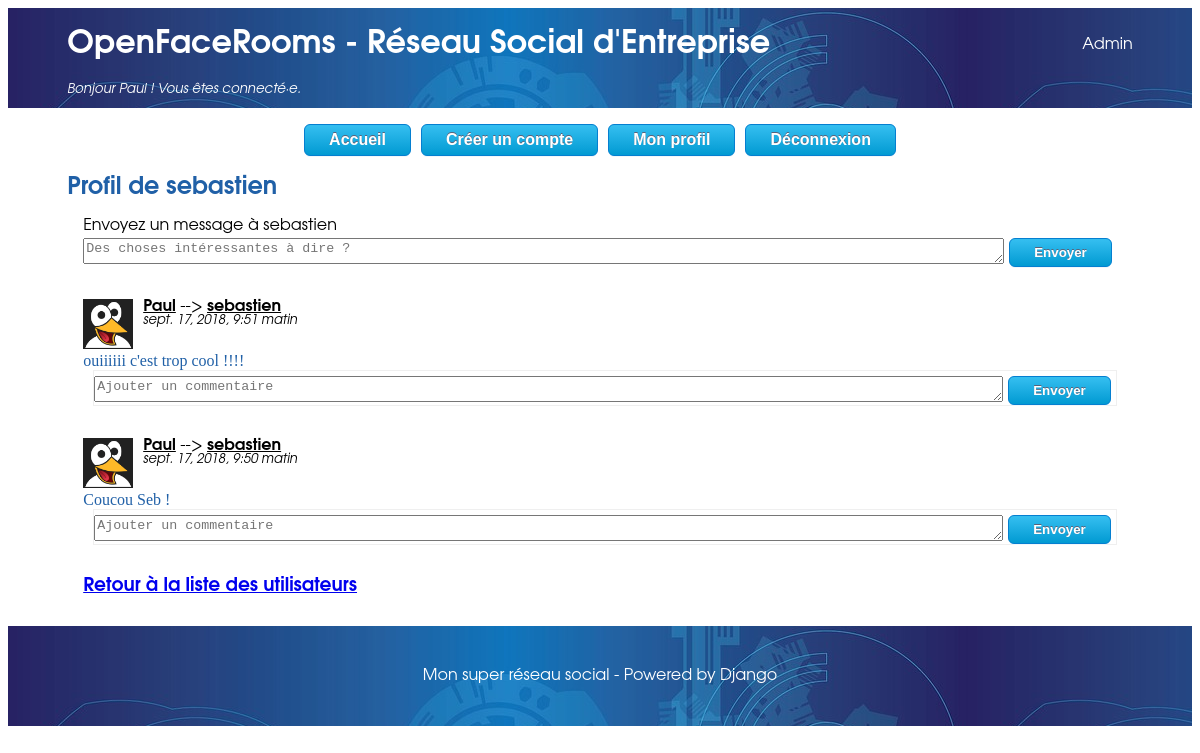
Screenshot of /utilisateur/1 (signed in) with the database file from the repository.
### social/models.py (models this page shows, shortened)
class Statut(models.Model):
    texte = models.TextField()
    date = models.DateTimeField(verbose_name="Date de parution",
                                auto_now_add=True, auto_now=False)
    auteur = models.ForeignKey(Profil,
        on_delete=models.CASCADE,
        related_name = "auteur")

class Profil(models.Model):
    user = models.OneToOneField(User, on_delete=models.CASCADE)
    avatar = models.ImageField(null=True, blank=True, upload_to="avatars/")
    statut = models.CharField(max_length=50, blank=True)

class Message(Statut):
    destinataire = models.ForeignKey(Profil,
        on_delete=models.CASCADE,
        related_name = "destinataire")

### social/views.py (the view)
# urls.py: re_path(r'^utilisateur/(?P<profile_id>\d+)$', views.profile, name="social_profile"),
def profile(request, profile_id):
    if request.method == "POST" and "nouveau_commentaire" in request.POST:
        comment_form = CommentForm(request.POST)
        if comment_form.is_valid():
            texte = comment_form.cleaned_data['texte']
            statut_id = comment_form.cleaned_data['statut_id']
            statut = Statut.objects.get(id=statut_id)
            try:
                auteur = Profil.objects.get(user=request.user)
            except(ObjectDoesNotExist, TypeError): #typeerror si anonymous user ==> voir meilleur moyen de le tester
                visiteur = User.objects.get_or_create(username="visiteur·euse")[0]
                auteur = Profil.objects.get_or_create(user=visiteur, statut="Non cadre")[0]
            commentaire = Commentaire(texte=texte, auteur=auteur, statut=statut)
            commentaire.save()
            comment_form = CommentForm()
    else:
        comment_form = CommentForm()
    if request.method == "POST" and "nouveau_statut" in request.POST:
        message_form = NewStatutForm(request.POST)
        if message_form.is_valid():
            texte = message_form.cleaned_data['texte']
            active_user = request.user
            auteur = Profil.objects.get(user=active_user)
            if auteur.id == int(profile_id): #on vérifie si il poste sur son propre mur ou celui d'un autre
                statut = Statut(texte=texte, auteur=auteur)
                statut.save()
            else:
                destinataire = Profil.objects.get(id=profile_id)
                message = Message(texte=texte, auteur=auteur, destinataire=destinataire)
                message.save()
            message_form = NewStatutForm()
    else:
        message_form = NewStatutForm()
    statuts = Statut.objects.filter(
            (Q(auteur_id = profile_id) & Q(message__destinataire_id = None) ) #Statut posté par l'utilisateur sur son propre mur
            | Q(message__destinataire_id = profile_id) #Statuts postés par d'autres utilisateurs son sur mur
        ).order_by('-date')
    username = Profil.objects.get(id=profile_id).user.username
    avatar = Profil.objects.get(id=profile_id).avatar
    return render(request, 'social/profile.html', locals())

### social/forms.py
class CommentForm(forms.Form):
    texte = forms.CharField(
        label='',
        max_length=1000,
        widget=forms.Textarea(attrs={'min-width':"100%", 'rows': "1", 'placeholder':'Ajouter un commentaire'}))
    statut_id = forms.CharField(widget=forms.HiddenInput())

class NewStatutForm(forms.Form):
    texte = forms.CharField(
        label='',
        max_length=1000,
        widget=forms.Textarea(attrs={'min-width':"100%", 'rows': "1", 'placeholder':'Des choses intéressantes à dire ? '}))

### social/templates/social/profile.html (shortened to what this page needs)
{% extends "base.html" %}
{% block content %}
    {% load static %}
    <h2>Profil de {{ username }} </h2>
    <section>
        {% if user.is_authenticated %}
            {% if user.username == username %}
                <p> Poster un nouveau statut : </p>
            {% else %}
                <p> Envoyez un message à {{ username }}  </p>
            {% endif %}
            <form action="" method="post" class="form-inline">
                {{ message_form }}
                <input type="submit" name = "nouveau_statut" value="Envoyer" class="myButton"/>
            </form>
        {% endif %}
    </section>
    {% if statuts %}
        <section>
        {% for statut in statuts %}
            <div class="statut">
                <div class="ligne_avatar">
                    <p class="avatar">
                        {% if not statut.auteur.avatar %}
                            <img src="{% static 'img/user_neutral.png' %}" alt="avatar utilisateur" width="50px">
                        {% else %}
                            <img src="{{ statut.auteur.avatar.url }}" alt="avatar utilisateur" width="50px">
                        {% endif %}
                    </p>
                    <div class="info_statut">
                        <p>
                            <span class="auteur">{{ statut.auteur.user.username }}</span>
                            {% if statut.message.destinataire  %}
                                --> <span class="auteur"> {{ statut.message.destinataire.user.username }}</span>
                            {% endif %}
                        </p>
                        <p class= "dateheure">
                            {{ statut.date }}
                        </p>
                    </div>
                </div>
                <p class="texte_statut"> {{statut.texte }}</p>
                <div class="zone_commentaires">
                    <form action="" method="post" class="form-inline">
                        {{ comment_form }}
                        <input type="submit" value="Envoyer" name="nouveau_commentaire" class="myButton"/>
                    </form>
                </div>
            </div>
        {% endfor %}
        </section>
    {% else %}
        <section>
            <p>Le mur de cet utilisateur est vide !</p>
        </section>
    {% endif %}
    <section>
        <h3><a href="{% url 'social_utilisateurs' %}">Retour à la liste des utilisateurs</a></h3>
    </section>
{% endblock %}

### templates/base.html (shortened to what this page needs)
<!DOCTYPE html>
<html lang='fr'>
<head>
  {% load static %}
  <link rel="stylesheet" type="text/css"  href="{% static 'css/style.css' %}" />
</head>
<body>
  <header>
    <div class="inside flex_header">
      <h1><a href="{% url 'social_utilisateurs' %}">OpenFaceRooms - Réseau Social d'Entreprise</a></h1>
      <a href="{% url 'admin:index' %}">Admin</a>
    </div>
    {% if user.is_authenticated %}
    <div class ="inside">
      <p><i><small>Bonjour {{ user.username }} ! Vous êtes connecté·e.</small></i></p>
    </div>
    {% endif %}
  </header>
  <nav class="inside">
    <ul>
      <li class=myButton><a href="{% url 'social_utilisateurs' %}">Accueil</a></li>
      <li class=myButton><a href="{% url 'registration' %}">Créer un compte</a></li>
      {% if user.is_authenticated and user.profil.id %}
        <li class=myButton><a href="{% url 'social_profile' user.profil.id %}">Mon profil</a></li>
        <li class=myButton><a href="{% url 'deconnexion' %}">Déconnexion</a></li>
      {% else %}
        <li class=myButton><a href="{% url 'connexion' %}">Connexion</a></li>
      {% endif %}
    </ul>
  </nav>
  <div class="inside">
    {% block content %}{% endblock %}
  </div>
  <footer>
    <p class="inside">Mon super réseau social - Powered by Django</p>
  </footer>
</body>

### static/css/style.css (style rules this page uses)
body { font-family: Avantgarde, TeX Gyre Adventor, URW Gothic L, sans-serif; }
header { color:#fff; background-image: url("../img/header.jpg"); min-height: 100px; }
header a { color:#fff; text-decoration: none; }
.inside { width:90%; max-width: 1100px; margin:auto; }
.flex_header { display:flex; align-items: center; justify-content: space-between; }
h2 { color:#2060a7; }
p { margin:0; }
nav ul { display:flex; justify-content: center; }
nav li { display:inline; }
footer { background-image: url("../img/header.jpg"); color:#fff; min-height: 100px; display:flex; margin-top: 2em; }
footer p { text-align: center; }
ul { padding:0; }
li { margin:5px; margin-right: 0; }
.auteur { font-weight: bold; text-decoration: underline; }
.dateheure { font-style: italic; font-size: small; }
.statut { margin: 2em 0; }
.ligne_avatar { display:flex; }
.info_statut { margin-left: 10px; }
.texte_statut { color:#2060a7; font-family: Comic Sans MS, Comic Sans, cursive; }
.zone_commentaires { margin-left:10px; border: solid 1px #efefef; }
.form-inline { width: 100%; }
textarea { height:20px; width:90%; }
form { display:flex; justify-content: space-between; padding-top: 5px; }
section { margin: 1em; }
.myButton { -moz-box-shadow: 0px 1px 0px 0px #f0f7fa; -webkit-box-shadow: 0px 1px 0px 0px #f0f7fa; box-shadow: 0px 1px 0px 0px #f0f7fa; background:-webkit-gradient(linear, left top, left bottom, color-stop(0.05, #33bdef), color-stop(1, #019ad2)); background:-moz-linear-gradient(top, #33bdef 5%, #019ad2 100%); background:-webkit-linear-gradient(top, #33bdef 5%, #019ad2 100%); background:-o-linear-gradient(top, #33bdef 5%, #019ad2 100%); background:-ms-linear-gradient(top, #33bdef 5%, #019ad2 100%); background:linear-gradient(to bottom, #33bdef 5%, #019ad2 100%); filter:progid:DXImageTransform.Microsoft.gradient(startColorstr='#33bdef', endColorstr='#019ad2',GradientType=0); background-color:#33bdef; -moz-border-radius:6px; -webkit-border-radius:6px; border-radius:6px; border:1px solid #057fd0; display:inline-block; cursor:pointer; color:#ffffff; font-family:Arial; font-size:12 px; font-weight:bold; padding:6px 24px; text-decoration:none; text-shadow:0px -1px 0px #5b6178; margin: 0px 5px; }
.myButton a { text-decoration: none; color:#fff; }

### rows the page displays
Statut: auteur.user.username "Paul", message.destinataire.user.username "sebastien", date "sept. 17, 2018, 9:51 matin", texte "ouiiiiii c'est trop cool !!!!"
Statut: auteur.user.username "Paul", message.destinataire.user.username "sebastien", date "sept. 17, 2018, 9:50 matin", texte "Coucou Seb !"

### other values shown
{{ user.username }} "Paul"
{{ username }} "sebastien"
